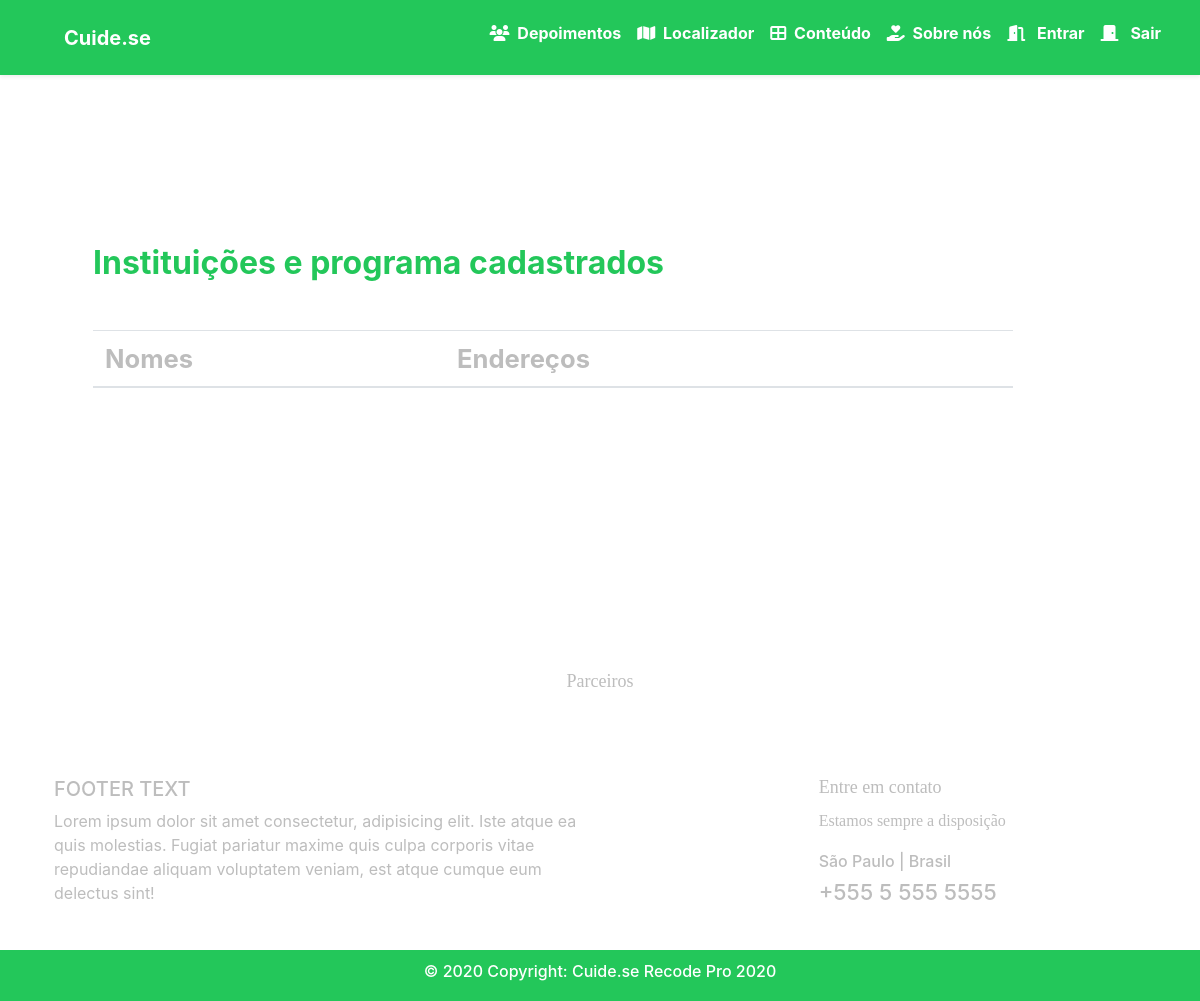
Page /php/join.php on the earlier database version.
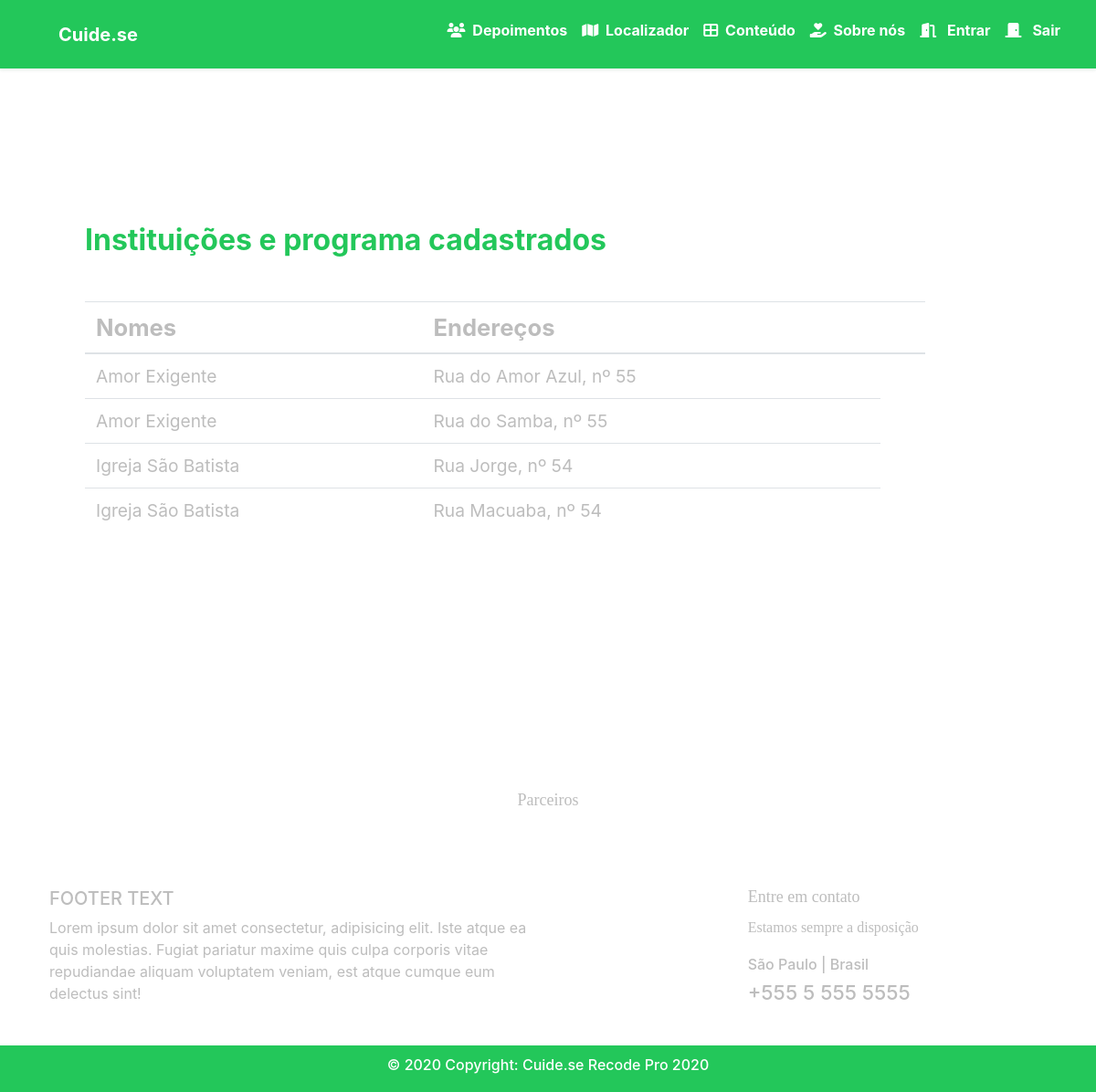
Same page on the later database version.
### tables this page shows
CREATE TABLE IF NOT EXISTS `address` (
  `id` int(11) NOT NULL AUTO_INCREMENT,
  `description` varchar(220) NOT NULL,
  `name_id` int(11) NOT NULL,
  PRIMARY KEY (`id`)
);

CREATE TABLE IF NOT EXISTS `program` (
  `id` int(11) NOT NULL AUTO_INCREMENT,
  `description` varchar(220) NOT NULL,
  PRIMARY KEY (`id`)
);

### php/join.php (the view, shortened to what this page needs)
<header>
    <?php include_once('./includes/header.php'); ?>
</header>
<?php
	$servidor = "localhost";
	$usuario = "root";
	$senha = "";
	$dbname = "guia_de_cuidados";
	$conn = mysqli_connect($servidor, $usuario, $senha, $dbname);
?>
<?php
	$result_cursos = "SELECT a.*, p. `description` AS project FROM `address` AS a
		INNER JOIN `program` AS p ON a.`name_id` = p.`id`
		ORDER BY a.`description` ASC";
	$resultado_cursos = mysqli_query($conn, $result_cursos);
?>
<main>
	<div class="container py-5 mt-5 mb-5">
        <div class="row py-5">
            <div class="col-md-10 ml-5 mr-5">
				<h2 class="title-cg mb-5">Instituições e programa cadastrados</h2>
				<div class="table-responsive">
					<table class="table">
						<thead>
							<tr>
								<th class="text-cg">Nomes</th>
								<th class="text-cg">Endereços</th>
								<th class="text-cg" colspan="2"></th>
							</tr>
						</thead>
						<?php while ( $rows_cursos = $resultado_cursos -> fetch_assoc() ) : ?>
						<tr>
							<td class="text-card-cg"> <?php echo $rows_cursos['project']; ?></td>
							<td class="text-card-cg"> <?php echo $rows_cursos['description']; ?></td>
						</tr>
						<?php endwhile; ?>
					</table>
				</div>
			</div>
		</div>
	</div>
</main>
<div class="medium-spacing d-sm-none d-md-block d-none d-sm-block d-md-none d-lg-block"></div>
<footer>
    <?php include_once('./includes/footer.php'); ?>
</footer>

### php/includes/header.php (shortened to what this page needs)
<!doctype html>
<html lang="pt-br">
    <head>
    <link rel="stylesheet" href="./../css/main.css">
    <link rel="stylesheet" href="https://cdn.jsdelivr.net/npm/bootstrap@4.5.3/dist/css/bootstrap.min.css"
>
    <link rel="stylesheet" href="https://stackpath.bootstrapcdn.com/bootstrap/4.1.2/css/bootstrap.min.css"
>
    <link rel="stylesheet" href="https://unpkg.com/leaflet@1.7.1/dist/leaflet.css"
 />
  </head>
  <body class="bg-cg">
    <nav class="navbar navbar-expand-lg fixed-top bg-menu-cg shadow-sm p-3 mb-5">
      <a class="navbar-brand font-weight-bold text-white ml-5" href="./../index.php">
        Cuide.se
      </a>
        <div class="collapse navbar-collapse justify-content-end text-center" id="navbarTogglerDemo03">
          <ul class="navbar-nav col-12 justify-content-end">
          <li class="nav-item">
              <a class="nav-link h6 font-weight-bold text-white" href="./testimonial.php">
              <span class="fas fa-users mr-1 text-white"></span>
                Depoimentos
              </a>
            </li>
            <li class="nav-item">
              <a class="nav-link h6 font-weight-bold text-white" href="./locator.php">
              <span class="fas fa-map mr-1 text-white"></span>
                Localizador
              </a>
            </li>
            <li class="nav-item">
              <a class="nav-link h6 font-weight-bold text-white" href="./content.php">
              <span class="fas fa-th-large mr-1 text-white"></span>
                Conteúdo
              </a>
            </li>
            <li class="nav-item">
              <a class="nav-link h6 font-weight-bold text-white" href="./about.php">
              <span class="fas fa-hand-holding-heart mr-1 text-white"></span>
                Sobre nós
              </a>
            </li>
            <li class="nav-item">
              <a class="nav-link h6 font-weight-bold text-white" href="./login.php">
              <span class="fas fa-door-open mr-2 text-white"></span>
                Entrar
              </a>
            </li>
            <li class="nav-item">
              <a class="nav-link h6 font-weight-bold text-white" href="./actions/exit.php">
              <span class="fas fa-door-closed mr-2 text-white"></span>
                Sair
              </a>
            </li>
          </ul>
        </div>
      </nav>

### php/includes/footer.php (shortened to what this page needs)
    <div class="container">
        <div class="footer_trust_top">
            <p>Parceiros</p>
        </div>
        <div class="col-lg-12 col-md-12 col-xs-12 footer_main"></div>
        <div class="col-xs-12 col-md-6 col-md-pull-3 footer_middle"></div>
    </div>
    <div class="container p-4">
        <div class="row">
        <div class="col-lg-6 col-md-12 mb-4 mb-md-0">
            <h5 class="text-uppercase" style="color: #BDBDBD;">Footer text</h5>
            <p style="color: #BDBDBD;">
            Lorem ipsum dolor sit amet consectetur, adipisicing elit. Iste atque ea quis
            molestias. Fugiat pariatur maxime quis culpa corporis vitae repudiandae
            aliquam voluptatem veniam, est atque cumque eum delectus sint!
            </p>
        </div>
        <div class="col-xs-7 col-md-3 col-md-push-6 footer-right">
            <div class="footerbox">
                <h4 style="color: #BDBDBD;">Entre em contato</h4>
                <p>Estamos sempre a disposição</p>
                <ul class="footer_list">
                    <li>São Paulo | Brasil</li>
                    <li class="phone">+555 5 555 5555</li>
                </ul>
            </div>
        </div>
        </div>
    </div>
    <div class=" py-1 my-0 sticky-bottom bg-menu-cg">
        <p class="text-center pt-2">
            <small id="passwordHelpInline" class="text-white h6">
            © 2020 Copyright: Cuide.se <a>Recode Pro 2020</a></small>
        </p>
    </div>
</body>
</html>

### css/main.css (style rules this page uses)
.medium-spacing { padding: 50px 0px; background-color: #ffffff; }
.bg-menu-cg { background-color: #23C75A; color: white; }
.bg-cg { background-color: #ffffff; }
.title-cg { color: #23C75A; font-weight: bolder; }
.text-cg { color: #BDBDBD; font-size: 1.6rem; }
.text-card-cg { color: #BDBDBD; font-size: 1.2rem; }
.footer-right p, .footer_middle p { font-family: montserrat; font-size: 16px; color: #BDBDBD; }
ul.footer_list { list-style: none; padding-left: 0px; }
ul.footer_list li { color: #BDBDBD; line-height: 1.6; font-weight: 500; }
ul.footer_list li.phone { font-size: 22px; color: #BDBDBD; }
.footer_middle h4, .footer-right h4 { font-family: montserrat; font-size: 24px; color: #BDBDBD; }
.footer_middle { text-align: center; padding: 0; color: #BDBDBD; }
.footer-right h4, .footer-left h4 { font-family: montserrat; font-size: 18px; margin-bottom: 10px; }
.footer_trust_top { width: 100%; margin: 20px auto; text-align: center; }
.footer_trust_top p { font-family: montserrat; font-size: 18px; font-weight: 400; color: #BDBDBD; }
.footer-right { margin: 0 auto; display: flex; justify-content: flex-end; }
.footer_main { margin: 20px 0px 20px 0px; color: #BDBDBD; }

Differences in the rows shown:
added address: program.description "Amor Exigente", description "Rua do Amor Azul, nº 55"
added address: program.description "Amor Exigente", description "Rua do Samba, nº 55"
added address: program.description "Igreja São Batista", description "Rua Jorge, nº 54"
added address: program.description "Igreja São Batista", description "Rua Macuaba, nº 54"
